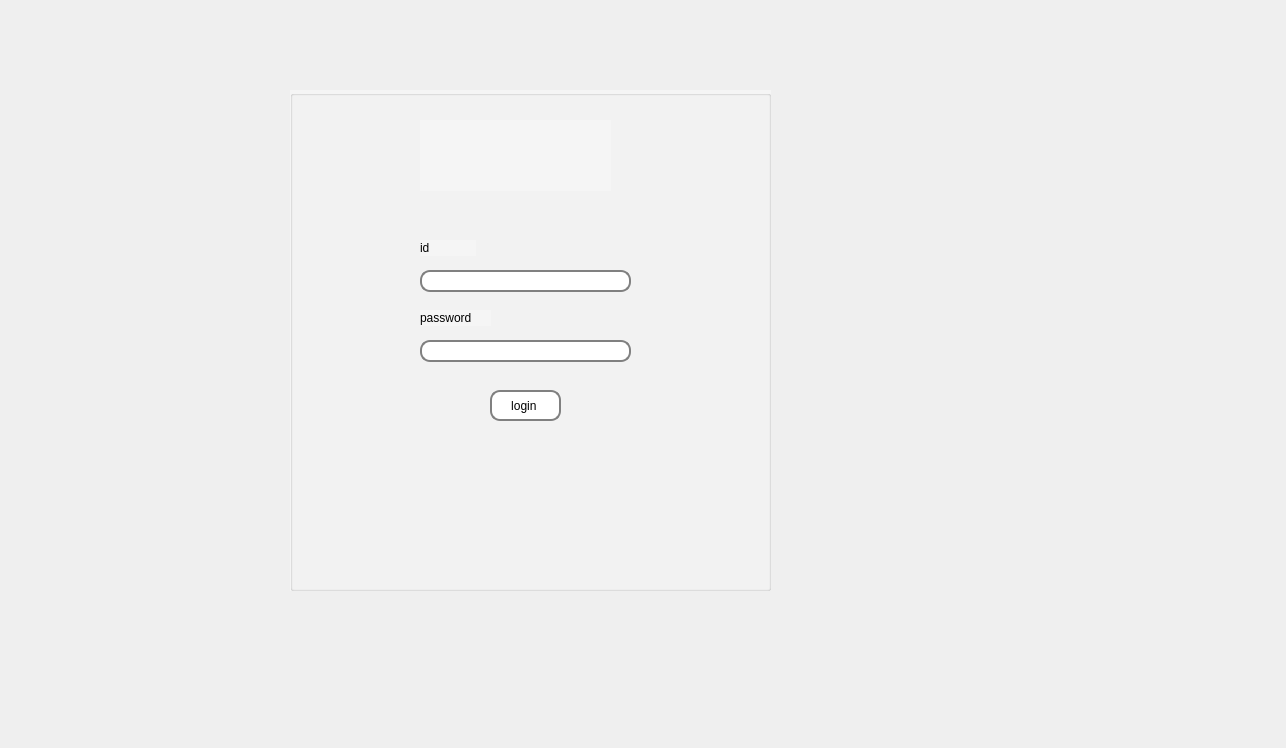
<?xml version="1.0" encoding="UTF-8"?>
<ui version="4.0">
 <class>Dialog</class>
 <widget class="QDialog" name="Dialog">
  <property name="geometry">
   <rect>
    <x>0</x>
    <y>0</y>
    <width>1286</width>
    <height>748</height>
   </rect>
  </property>
  <property name="windowTitle">
   <string>Dialog</string>
  </property>
  <widget class="QStackedWidget" name="stackedWidget">
   <property name="geometry">
    <rect>
     <x>120</x>
     <y>60</y>
     <width>881</width>
     <height>581</height>
    </rect>
   </property>
   <property name="currentIndex">
    <number>0</number>
   </property>
   <widget class="QWidget" name="page">
    <widget class="QGroupBox" name="groupBox_6">
     <property name="geometry">
      <rect>
       <x>170</x>
       <y>30</y>
       <width>481</width>
       <height>501</height>
      </rect>
     </property>
     <property name="styleSheet">
      <string notr="true">background-color: rgb(245, 245, 245);</string>
     </property>
     <property name="title">
      <string/>
     </property>
     <widget class="QLineEdit" name="lineEdit_7">
      <property name="geometry">
       <rect>
        <x>130</x>
        <y>180</y>
        <width>211</width>
        <height>22</height>
       </rect>
      </property>
      <property name="styleSheet">
       <string notr="true">background-color:rgb(255, 255, 255); 
font: 8pt &quot;Arial&quot;;
border: 2px solid gray; 
border-radius: 10px; 
padding: 0 8px; 
selection-background-color: darkgray; 
</string>
      </property>
     </widget>
     <widget class="QLineEdit" name="lineEdit_10">
      <property name="geometry">
       <rect>
        <x>130</x>
        <y>250</y>
        <width>211</width>
        <height>22</height>
       </rect>
      </property>
      <property name="styleSheet">
       <string notr="true">background-color:rgb(255, 255, 255); 
font: 8pt &quot;Arial&quot;;
border: 2px solid gray; 
border-radius: 10px; 
padding: 0 8px; 
selection-background-color: darkgray; 
</string>
      </property>
     </widget>
     <widget class="QToolButton" name="toolButton_8">
      <property name="geometry">
       <rect>
        <x>200</x>
        <y>300</y>
        <width>71</width>
        <height>31</height>
       </rect>
      </property>
      <property name="styleSheet">
       <string notr="true">background-color:rgb(255, 255, 255); 
font: 8pt &quot;Arial&quot;;
border: 2px solid gray; 
border-radius: 10px; 
padding: 0 8px; 
selection-background-color: darkgray; 
</string>
      </property>
      <property name="text">
       <string>login </string>
      </property>
     </widget>
     <widget class="QLabel" name="label_2">
      <property name="geometry">
       <rect>
        <x>130</x>
        <y>220</y>
        <width>71</width>
        <height>16</height>
       </rect>
      </property>
      <property name="text">
       <string>password </string>
      </property>
     </widget>
     <widget class="QLabel" name="label_41">
      <property name="geometry">
       <rect>
        <x>130</x>
        <y>150</y>
        <width>56</width>
        <height>16</height>
       </rect>
      </property>
      <property name="text">
       <string>id </string>
      </property>
     </widget>
     <widget class="QLabel" name="logobb">
      <property name="geometry">
       <rect>
        <x>130</x>
        <y>30</y>
        <width>191</width>
        <height>71</height>
       </rect>
      </property>
      <property name="text">
       <string/>
      </property>
     </widget>
    </widget>
   </widget>
   <widget class="QWidget" name="page_2">
    <widget class="QGroupBox" name="groupBox">
     <property name="geometry">
      <rect>
       <x>10</x>
       <y>0</y>
       <width>861</width>
       <height>611</height>
      </rect>
     </property>
     <property name="styleSheet">
      <string notr="true">background-color: rgb(245, 245, 245);</string>
     </property>
     <property name="title">
      <string/>
     </property>
     <widget class="QGroupBox" name="groupBox_2">
      <property name="geometry">
       <rect>
        <x>20</x>
        <y>30</y>
        <width>261</width>
        <height>561</height>
       </rect>
      </property>
      <property name="title">
       <string>formulaire</string>
      </property>
      <widget class="QLabel" name="label_30">
       <property name="geometry">
        <rect>
         <x>20</x>
         <y>110</y>
         <width>56</width>
         <height>16</height>
        </rect>
       </property>
       <property name="styleSheet">
        <string notr="true">font: 8pt &quot;Arial&quot;;</string>
       </property>
       <property name="text">
        <string>cin</string>
       </property>
      </widget>
      <widget class="QLineEdit" name="lineEdit_17">
       <property name="geometry">
        <rect>
         <x>10</x>
         <y>130</y>
         <width>241</width>
         <height>22</height>
        </rect>
       </property>
       <property name="styleSheet">
        <string notr="true">background-color:rgb(255, 255, 255); 
border: 2px solid gray; 
border-radius: 10px; 
padding: 0 8px; 
selection-background-color: darkgray; 
 font-size: 16px;</string>
       </property>
      </widget>
      <widget class="QLineEdit" name="lineEdit_27">
       <property name="geometry">
        <rect>
         <x>10</x>
         <y>180</y>
         <width>241</width>
         <height>22</height>
        </rect>
       </property>
       <property name="styleSheet">
        <string notr="true">background-color:rgb(255, 255, 255); 
border: 2px solid gray; 
border-radius: 10px; 
padding: 0 8px; 
selection-background-color: darkgray; 
 font-size: 16px;</string>
       </property>
      </widget>
      <widget class="QLabel" name="label_31">
       <property name="geometry">
        <rect>
         <x>20</x>
         <y>160</y>
         <width>56</width>
         <height>16</height>
        </rect>
       </property>
       <property name="styleSheet">
        <string notr="true">font: 8pt &quot;Arial&quot;;</string>
       </property>
       <property name="text">
        <string>nom</string>
       </property>
      </widget>
      <widget class="QLabel" name="label_33">
       <property name="geometry">
        <rect>
         <x>20</x>
         <y>210</y>
         <width>56</width>
         <height>16</height>
        </rect>
       </property>
       <property name="styleSheet">
        <string notr="true">font: 8pt &quot;Arial&quot;;</string>
       </property>
       <property name="text">
        <string>prenom</string>
       </property>
      </widget>
      <widget class="QLineEdit" name="lineEdit_29">
       <property name="geometry">
        <rect>
         <x>10</x>
         <y>230</y>
         <width>241</width>
         <height>22</height>
        </rect>
       </property>
       <property name="styleSheet">
        <string notr="true">background-color:rgb(255, 255, 255); 
border: 2px solid gray; 
border-radius: 10px; 
padding: 0 8px; 
selection-background-color: darkgray; 
 font-size: 16px;</string>
       </property>
      </widget>
      <widget class="QLabel" name="label_34">
       <property name="geometry">
        <rect>
         <x>20</x>
         <y>260</y>
         <width>56</width>
         <height>16</height>
        </rect>
       </property>
       <property name="styleSheet">
        <string notr="true">font: 8pt &quot;Arial&quot;;</string>
       </property>
       <property name="text">
        <string>email</string>
       </property>
      </widget>
      <widget class="QLineEdit" name="lineEdit_30">
       <property name="geometry">
        <rect>
         <x>10</x>
         <y>280</y>
         <width>241</width>
         <height>22</height>
        </rect>
       </property>
       <property name="styleSheet">
        <string notr="true">background-color:rgb(255, 255, 255); 
border: 2px solid gray; 
border-radius: 10px; 
padding: 0 8px; 
selection-background-color: darkgray; 
 font-size: 16px;</string>
       </property>
      </widget>
      <widget class="QLabel" name="label_35">
       <property name="geometry">
        <rect>
         <x>20</x>
         <y>310</y>
         <width>56</width>
         <height>16</height>
        </rect>
       </property>
       <property name="styleSheet">
        <string notr="true">font: 8pt &quot;Arial&quot;;</string>
       </property>
       <property name="text">
        <string>role</string>
       </property>
      </widget>
      <widget class="QLineEdit" name="lineEdit_31">
       <property name="geometry">
        <rect>
         <x>10</x>
         <y>330</y>
         <width>241</width>
         <height>22</height>
        </rect>
       </property>
       <property name="styleSheet">
        <string notr="true">background-color:rgb(255, 255, 255); 
border: 2px solid gray; 
border-radius: 10px; 
padding: 0 8px; 
selection-background-color: darkgray; 
 font-size: 16px;</string>
       </property>
      </widget>
      <widget class="QLabel" name="label_36">
       <property name="geometry">
        <rect>
         <x>20</x>
         <y>360</y>
         <width>111</width>
         <height>16</height>
        </rect>
       </property>
       <property name="styleSheet">
        <string notr="true">font: 8pt &quot;Arial&quot;;</string>
       </property>
       <property name="text">
        <string>num de telephone</string>
       </property>
      </widget>
      <widget class="QLineEdit" name="lineEdit_32">
       <property name="geometry">
        <rect>
         <x>10</x>
         <y>380</y>
         <width>241</width>
         <height>22</height>
        </rect>
       </property>
       <property name="styleSheet">
        <string notr="true">background-color:rgb(255, 255, 255); 
border: 2px solid gray; 
border-radius: 10px; 
padding: 0 8px; 
selection-background-color: darkgray; 
 font-size: 16px;</string>
       </property>
      </widget>
      <widget class="QLabel" name="label_38">
       <property name="geometry">
        <rect>
         <x>20</x>
         <y>60</y>
         <width>56</width>
         <height>16</height>
        </rect>
       </property>
       <property name="styleSheet">
        <string notr="true">font: 8pt &quot;Arial&quot;;</string>
       </property>
       <property name="text">
        <string>id</string>
       </property>
      </widget>
      <widget class="QLineEdit" name="lineEdit_35">
       <property name="geometry">
        <rect>
         <x>10</x>
         <y>80</y>
         <width>241</width>
         <height>22</height>
        </rect>
       </property>
       <property name="styleSheet">
        <string notr="true">background-color:rgb(255, 255, 255); 
border: 2px solid gray; 
border-radius: 10px; 
padding: 0 8px; 
selection-background-color: darkgray; 
 font-size: 16px;</string>
       </property>
      </widget>
      <widget class="QToolButton" name="toolButton_3">
       <property name="geometry">
        <rect>
         <x>180</x>
         <y>30</y>
         <width>71</width>
         <height>31</height>
        </rect>
       </property>
       <property name="minimumSize">
        <size>
         <width>71</width>
         <height>0</height>
        </size>
       </property>
       <property name="styleSheet">
        <string notr="true">background-color:rgb(67, 189, 226);
  border-radius: 6px;
  border: none;
color:rgb(255, 255, 255);</string>
       </property>
       <property name="text">
        <string>clear</string>
       </property>
      </widget>
      <widget class="QDialogButtonBox" name="buttonBox_8">
       <property name="geometry">
        <rect>
         <x>40</x>
         <y>450</y>
         <width>156</width>
         <height>24</height>
        </rect>
       </property>
       <property name="styleSheet">
        <string notr="true">background-color:rgb(255, 255, 255); 
font: 8pt &quot;Arial&quot;;
border: 2px solid gray; 
border-radius: 10px; 
padding: 0 8px; 
selection-background-color: darkgray; 
</string>
       </property>
       <property name="standardButtons">
        <set>QDialogButtonBox::Cancel|QDialogButtonBox::Ok</set>
       </property>
      </widget>
     </widget>
     <widget class="QGroupBox" name="groupBox_3">
      <property name="geometry">
       <rect>
        <x>290</x>
        <y>30</y>
        <width>561</width>
        <height>561</height>
       </rect>
      </property>
      <property name="title">
       <string/>
      </property>
      <widget class="QLabel" name="label_37">
       <property name="geometry">
        <rect>
         <x>380</x>
         <y>20</y>
         <width>141</width>
         <height>16</height>
        </rect>
       </property>
       <property name="text">
        <string>farouk bouabid </string>
       </property>
      </widget>
      <widget class="QToolButton" name="toolButton_4">
       <property name="geometry">
        <rect>
         <x>10</x>
         <y>370</y>
         <width>81</width>
         <height>31</height>
        </rect>
       </property>
       <property name="styleSheet">
        <string notr="true">background-color:rgb(67, 189, 226);
  border-radius: 6px;
  border: none;
color:rgb(255, 255, 255);</string>
       </property>
       <property name="text">
        <string>ajouter </string>
       </property>
      </widget>
      <widget class="QGroupBox" name="groupBox_4">
       <property name="geometry">
        <rect>
         <x>10</x>
         <y>40</y>
         <width>541</width>
         <height>311</height>
        </rect>
       </property>
       <property name="title">
        <string/>
       </property>
       <widget class="QLineEdit" name="lineEdit_34">
        <property name="geometry">
         <rect>
          <x>10</x>
          <y>20</y>
          <width>241</width>
          <height>22</height>
         </rect>
        </property>
        <property name="styleSheet">
         <string notr="true">background-color:rgb(255, 255, 255); 
font: 8pt &quot;Arial&quot;;
border: 2px solid gray; 
border-radius: 10px; 
padding: 0 8px; 
selection-background-color: darkgray; 

</string>
        </property>
        <property name="text">
         <string>chercher(nom&amp;prenom)</string>
        </property>
       </widget>
       <widget class="QScrollBar" name="verticalScrollBar_8">
        <property name="geometry">
         <rect>
          <x>520</x>
          <y>30</y>
          <width>20</width>
          <height>261</height>
         </rect>
        </property>
        <property name="orientation">
         <enum>Qt::Vertical</enum>
        </property>
       </widget>
       <widget class="QLineEdit" name="lineEdit_36">
        <property name="geometry">
         <rect>
          <x>10</x>
          <y>60</y>
          <width>501</width>
          <height>22</height>
         </rect>
        </property>
        <property name="styleSheet">
         <string notr="true">background-color:rgb(191, 189, 255); 
color: rgb(86, 83, 166);
font: 8pt &quot;Arial&quot;;
border: 2px solid gray; 
border-radius: 10px; 
padding: 0 8px; 
selection-background-color: darkgray; 
</string>
        </property>
        <property name="text">
         <string>id                 cin                    nom                       prenom                         role </string>
        </property>
       </widget>
       <widget class="QLineEdit" name="lineEdit">
        <property name="geometry">
         <rect>
          <x>10</x>
          <y>110</y>
          <width>501</width>
          <height>22</height>
         </rect>
        </property>
        <property name="styleSheet">
         <string notr="true">background-color:rgb(255, 255, 255); 
border: 2px solid gray; 
border-radius: 10px; 
padding: 0 8px; 
selection-background-color: darkgray; 
 font-size: 16px;</string>
        </property>
       </widget>
       <widget class="QLineEdit" name="lineEdit_2">
        <property name="geometry">
         <rect>
          <x>10</x>
          <y>160</y>
          <width>501</width>
          <height>22</height>
         </rect>
        </property>
        <property name="styleSheet">
         <string notr="true">background-color:rgb(255, 255, 255); 
border: 2px solid gray; 
border-radius: 10px; 
padding: 0 8px; 
selection-background-color: darkgray; 
 font-size: 16px;</string>
        </property>
       </widget>
       <widget class="QLineEdit" name="lineEdit_3">
        <property name="geometry">
         <rect>
          <x>10</x>
          <y>210</y>
          <width>501</width>
          <height>22</height>
         </rect>
        </property>
        <property name="styleSheet">
         <string notr="true">background-color:rgb(255, 255, 255); 
border: 2px solid gray; 
border-radius: 10px; 
padding: 0 8px; 
selection-background-color: darkgray; 
 font-size: 16px;</string>
        </property>
       </widget>
       <widget class="QLineEdit" name="lineEdit_4">
        <property name="geometry">
         <rect>
          <x>10</x>
          <y>260</y>
          <width>501</width>
          <height>22</height>
         </rect>
        </property>
        <property name="styleSheet">
         <string notr="true">background-color:rgb(255, 255, 255); 
border: 2px solid gray; 
border-radius: 10px; 
padding: 0 8px; 
selection-background-color: darkgray; 
 font-size: 16px;</string>
        </property>
       </widget>
      </widget>
      <widget class="QToolButton" name="toolButton_5">
       <property name="geometry">
        <rect>
         <x>100</x>
         <y>370</y>
         <width>91</width>
         <height>31</height>
        </rect>
       </property>
       <property name="styleSheet">
        <string notr="true">background-color:rgb(67, 189, 226);
  border-radius: 6px;
  border: none;
color:rgb(255, 255, 255);</string>
       </property>
       <property name="text">
        <string>modifier</string>
       </property>
      </widget>
      <widget class="QToolButton" name="toolButton_6">
       <property name="geometry">
        <rect>
         <x>200</x>
         <y>370</y>
         <width>71</width>
         <height>31</height>
        </rect>
       </property>
       <property name="styleSheet">
        <string notr="true">background-color:rgb(67, 189, 226);
  border-radius: 6px;
  border: none;
color:rgb(255, 255, 255);</string>
       </property>
       <property name="text">
        <string>chat </string>
       </property>
      </widget>
      <widget class="QLabel" name="label_39">
       <property name="geometry">
        <rect>
         <x>20</x>
         <y>460</y>
         <width>111</width>
         <height>16</height>
        </rect>
       </property>
       <property name="styleSheet">
        <string notr="true">font: 87 8pt &quot;Arial Black&quot;;
color: rgb(86, 83, 166);</string>
       </property>
       <property name="text">
        <string>trier par</string>
       </property>
      </widget>
      <widget class="QComboBox" name="comboBox_12">
       <property name="geometry">
        <rect>
         <x>100</x>
         <y>460</y>
         <width>111</width>
         <height>20</height>
        </rect>
       </property>
       <item>
        <property name="text">
         <string>defaut </string>
        </property>
       </item>
       <item>
        <property name="text">
         <string>prenom </string>
        </property>
       </item>
       <item>
        <property name="text">
         <string>cin</string>
        </property>
       </item>
       <item>
        <property name="text">
         <string>age</string>
        </property>
       </item>
       <item>
        <property name="text">
         <string>titre profitionel </string>
        </property>
       </item>
       <item>
        <property name="text">
         <string>titre profitionel </string>
        </property>
       </item>
      </widget>
      <widget class="QGroupBox" name="groupBox_5">
       <property name="geometry">
        <rect>
         <x>280</x>
         <y>360</y>
         <width>281</width>
         <height>191</height>
        </rect>
       </property>
       <property name="title">
        <string>statistique </string>
       </property>
       <widget class="QLabel" name="label_40">
        <property name="geometry">
         <rect>
          <x>70</x>
          <y>170</y>
          <width>181</width>
          <height>16</height>
         </rect>
        </property>
        <property name="text">
         <string>nombre d'employe par moi </string>
        </property>
       </widget>
      </widget>
      <widget class="QToolButton" name="toolButton_7">
       <property name="geometry">
        <rect>
         <x>100</x>
         <y>410</y>
         <width>91</width>
         <height>31</height>
        </rect>
       </property>
       <property name="styleSheet">
        <string notr="true">background-color:rgb(67, 189, 226);
  border-radius: 6px;
  border: none;
color:rgb(255, 255, 255);
</string>
       </property>
       <property name="text">
        <string>suprimer </string>
       </property>
      </widget>
      <zorder>groupBox_4</zorder>
      <zorder>label_37</zorder>
      <zorder>toolButton_4</zorder>
      <zorder>toolButton_5</zorder>
      <zorder>toolButton_6</zorder>
      <zorder>label_39</zorder>
      <zorder>comboBox_12</zorder>
      <zorder>groupBox_5</zorder>
      <zorder>toolButton_7</zorder>
     </widget>
     <zorder>groupBox_3</zorder>
     <zorder>groupBox_2</zorder>
    </widget>
   </widget>
   <widget class="QWidget" name="page_3">
    <widget class="QGroupBox" name="groupBox_15">
     <property name="geometry">
      <rect>
       <x>190</x>
       <y>0</y>
       <width>511</width>
       <height>571</height>
      </rect>
     </property>
     <property name="styleSheet">
      <string notr="true">background-color: rgb(245, 245, 245);</string>
     </property>
     <property name="title">
      <string/>
     </property>
     <widget class="QGroupBox" name="groupBox_9">
      <property name="geometry">
       <rect>
        <x>90</x>
        <y>10</y>
        <width>271</width>
        <height>561</height>
       </rect>
      </property>
      <property name="title">
       <string>formulaire</string>
      </property>
      <widget class="QLabel" name="label_42">
       <property name="geometry">
        <rect>
         <x>20</x>
         <y>110</y>
         <width>56</width>
         <height>16</height>
        </rect>
       </property>
       <property name="text">
        <string>cin</string>
       </property>
      </widget>
      <widget class="QLineEdit" name="lineEdit_18">
       <property name="geometry">
        <rect>
         <x>10</x>
         <y>130</y>
         <width>241</width>
         <height>22</height>
        </rect>
       </property>
       <property name="styleSheet">
        <string notr="true">background-color:rgb(255, 255, 255); 
font: 8pt &quot;Arial&quot;;
border: 2px solid gray; 
border-radius: 10px; 
padding: 0 8px; 
selection-background-color: darkgray; 
</string>
       </property>
      </widget>
      <widget class="QLineEdit" name="lineEdit_33">
       <property name="geometry">
        <rect>
         <x>10</x>
         <y>180</y>
         <width>241</width>
         <height>22</height>
        </rect>
       </property>
       <property name="styleSheet">
        <string notr="true">background-color:rgb(255, 255, 255); 
font: 8pt &quot;Arial&quot;;
border: 2px solid gray; 
border-radius: 10px; 
padding: 0 8px; 
selection-background-color: darkgray; 
</string>
       </property>
      </widget>
      <widget class="QLabel" name="label_43">
       <property name="geometry">
        <rect>
         <x>20</x>
         <y>160</y>
         <width>56</width>
         <height>16</height>
        </rect>
       </property>
       <property name="text">
        <string>nom</string>
       </property>
      </widget>
      <widget class="QLabel" name="label_44">
       <property name="geometry">
        <rect>
         <x>20</x>
         <y>210</y>
         <width>56</width>
         <height>16</height>
        </rect>
       </property>
       <property name="text">
        <string>prenom</string>
       </property>
      </widget>
      <widget class="QLineEdit" name="lineEdit_37">
       <property name="geometry">
        <rect>
         <x>10</x>
         <y>230</y>
         <width>241</width>
         <height>22</height>
        </rect>
       </property>
       <property name="styleSheet">
        <string notr="true">background-color:rgb(255, 255, 255); 
font: 8pt &quot;Arial&quot;;
border: 2px solid gray; 
border-radius: 10px; 
padding: 0 8px; 
selection-background-color: darkgray; 
</string>
       </property>
      </widget>
      <widget class="QLabel" name="label_45">
       <property name="geometry">
        <rect>
         <x>20</x>
         <y>260</y>
         <width>56</width>
         <height>16</height>
        </rect>
       </property>
       <property name="text">
        <string>email</string>
       </property>
      </widget>
      <widget class="QLineEdit" name="lineEdit_38">
       <property name="geometry">
        <rect>
         <x>10</x>
         <y>280</y>
         <width>241</width>
         <height>22</height>
        </rect>
       </property>
       <property name="styleSheet">
        <string notr="true">background-color:rgb(255, 255, 255); 
font: 8pt &quot;Arial&quot;;
border: 2px solid gray; 
border-radius: 10px; 
padding: 0 8px; 
selection-background-color: darkgray; 
</string>
       </property>
      </widget>
      <widget class="QLabel" name="label_46">
       <property name="geometry">
        <rect>
         <x>20</x>
         <y>310</y>
         <width>56</width>
         <height>16</height>
        </rect>
       </property>
       <property name="text">
        <string>role</string>
       </property>
      </widget>
      <widget class="QLineEdit" name="lineEdit_39">
       <property name="geometry">
        <rect>
         <x>10</x>
         <y>330</y>
         <width>241</width>
         <height>22</height>
        </rect>
       </property>
       <property name="styleSheet">
        <string notr="true">background-color:rgb(255, 255, 255); 
font: 8pt &quot;Arial&quot;;
border: 2px solid gray; 
border-radius: 10px; 
padding: 0 8px; 
selection-background-color: darkgray; 
</string>
       </property>
      </widget>
      <widget class="QLabel" name="label_47">
       <property name="geometry">
        <rect>
         <x>20</x>
         <y>360</y>
         <width>111</width>
         <height>16</height>
        </rect>
       </property>
       <property name="text">
        <string>num de telephone</string>
       </property>
      </widget>
      <widget class="QLineEdit" name="lineEdit_40">
       <property name="geometry">
        <rect>
         <x>10</x>
         <y>380</y>
         <width>241</width>
         <height>22</height>
        </rect>
       </property>
       <property name="styleSheet">
        <string notr="true">background-color:rgb(255, 255, 255); 
font: 8pt &quot;Arial&quot;;
border: 2px solid gray; 
border-radius: 10px; 
padding: 0 8px; 
selection-background-color: darkgray; 
</string>
       </property>
      </widget>
      <widget class="QLabel" name="label_48">
       <property name="geometry">
        <rect>
         <x>20</x>
         <y>60</y>
         <width>56</width>
         <height>16</height>
        </rect>
       </property>
       <property name="text">
        <string>id</string>
       </property>
      </widget>
      <widget class="QLineEdit" name="lineEdit_41">
       <property name="geometry">
        <rect>
         <x>10</x>
         <y>80</y>
         <width>241</width>
         <height>22</height>
        </rect>
       </property>
       <property name="styleSheet">
        <string notr="true">background-color:rgb(255, 255, 255); 
font: 8pt &quot;Arial&quot;;
border: 2px solid gray; 
border-radius: 10px; 
padding: 0 8px; 
selection-background-color: darkgray; 
</string>
       </property>
      </widget>
      <widget class="QDialogButtonBox" name="buttonBox_9">
       <property name="geometry">
        <rect>
         <x>40</x>
         <y>450</y>
         <width>156</width>
         <height>24</height>
        </rect>
       </property>
       <property name="styleSheet">
        <string notr="true">background-color:rgb(255, 255, 255); 
font: 8pt &quot;Arial&quot;;
border: 2px solid gray; 
border-radius: 10px; 
padding: 0 8px; 
selection-background-color: darkgray; 
</string>
       </property>
       <property name="standardButtons">
        <set>QDialogButtonBox::Cancel|QDialogButtonBox::Ok</set>
       </property>
      </widget>
     </widget>
    </widget>
   </widget>
   <widget class="QWidget" name="page_4">
    <widget class="QGroupBox" name="groupBox_16">
     <property name="geometry">
      <rect>
       <x>160</x>
       <y>70</y>
       <width>571</width>
       <height>421</height>
      </rect>
     </property>
     <property name="styleSheet">
      <string notr="true">background-color: rgb(245, 245, 245);</string>
     </property>
     <property name="title">
      <string/>
     </property>
     <widget class="QGroupBox" name="groupBox_7">
      <property name="geometry">
       <rect>
        <x>40</x>
        <y>50</y>
        <width>471</width>
        <height>251</height>
       </rect>
      </property>
      <property name="title">
       <string>Supprimer personnel</string>
      </property>
      <widget class="QLabel" name="label_24">
       <property name="geometry">
        <rect>
         <x>20</x>
         <y>80</y>
         <width>381</width>
         <height>31</height>
        </rect>
       </property>
       <property name="text">
        <string>donner le id de </string>
       </property>
      </widget>
      <widget class="QLabel" name="label_25">
       <property name="geometry">
        <rect>
         <x>100</x>
         <y>40</y>
         <width>341</width>
         <height>16</height>
        </rect>
       </property>
       <property name="text">
        <string>(Avertissement : Cette action est irréversible)</string>
       </property>
      </widget>
      <widget class="QLabel" name="label_26">
       <property name="geometry">
        <rect>
         <x>10</x>
         <y>150</y>
         <width>211</width>
         <height>16</height>
        </rect>
       </property>
       <property name="text">
        <string>Veuiller écrire &quot;CONFIRMER&quot; :</string>
       </property>
      </widget>
      <widget class="QLineEdit" name="lineEdit_5">
       <property name="geometry">
        <rect>
         <x>250</x>
         <y>150</y>
         <width>171</width>
         <height>22</height>
        </rect>
       </property>
       <property name="styleSheet">
        <string notr="true">background-color:rgb(255, 255, 255); 
font: 8pt &quot;Arial&quot;;
border: 2px solid gray; 
border-radius: 10px; 
padding: 0 8px; 
selection-background-color: darkgray; 
</string>
       </property>
      </widget>
      <widget class="QDialogButtonBox" name="buttonBox_3">
       <property name="geometry">
        <rect>
         <x>130</x>
         <y>200</y>
         <width>156</width>
         <height>24</height>
        </rect>
       </property>
       <property name="styleSheet">
        <string notr="true">background-color:rgb(255, 255, 255); 
font: 8pt &quot;Arial&quot;;
border: 2px solid gray; 
border-radius: 10px; 
padding: 0 8px; 
selection-background-color: darkgray; 
</string>
       </property>
       <property name="standardButtons">
        <set>QDialogButtonBox::Cancel|QDialogButtonBox::Ok</set>
       </property>
      </widget>
      <widget class="QLabel" name="label">
       <property name="geometry">
        <rect>
         <x>10</x>
         <y>110</y>
         <width>341</width>
         <height>20</height>
        </rect>
       </property>
       <property name="text">
        <string>personnel à supprimer :</string>
       </property>
      </widget>
      <widget class="QLineEdit" name="lineEdit_6">
       <property name="geometry">
        <rect>
         <x>250</x>
         <y>100</y>
         <width>171</width>
         <height>21</height>
        </rect>
       </property>
       <property name="styleSheet">
        <string notr="true">background-color:rgb(255, 255, 255); 
font: 8pt &quot;Arial&quot;;
border: 2px solid gray; 
border-radius: 10px; 
padding: 0 8px; 
selection-background-color: darkgray; 
</string>
       </property>
      </widget>
     </widget>
    </widget>
   </widget>
   <widget class="QWidget" name="page_5"/>
  </widget>
 </widget>
 <resources/>
 <connections/>
</ui>
